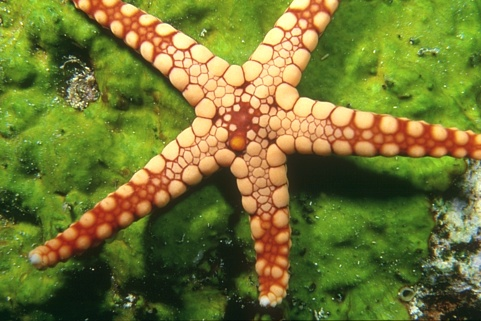
%> input picture SmartWindows/Matlab/12003.jpg, 481 x 321 px
$ octave --eval "mat3d(imread('12003.jpg'));"   (GNU Octave 9; MATLAB toolbox functions it lacks are replaced by stand-ins)
%> lines starting %> are read from the running program, lines starting %| are printed output that depends on the picture
function [] = mat3d( im )
%MAT3D Summary of this function goes here
%   Detailed explanation goes here

sz=size(im);
%> sz = [321 481 3]
ix=sz(1);
%> ix = 321
iy=sz(2);
%> iy = 481

% filter the image
h=fspecial('average',5);
filtim=imfilter(im,h);
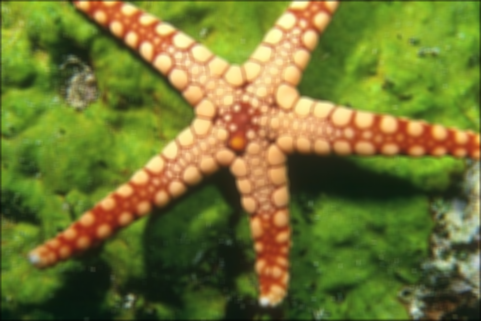
%> filtim: size 321x481x3 uint8; mean R, G, B 113.5, 118, 50

% create reference surface
img2 = imresize(im, 0.2);
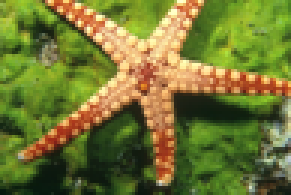
%> img2: size 65x97x3 uint8 (shown 3 times larger); mean R, G, B 114.1, 118.7, 50.3
[x, y] = meshgrid(size(img2));
% [x,y,z]=peaks(30);
if size(im, 3) == 1; z = im; else z = rgb2gray(im); end
%> after `z = rgb2gray(im)`:
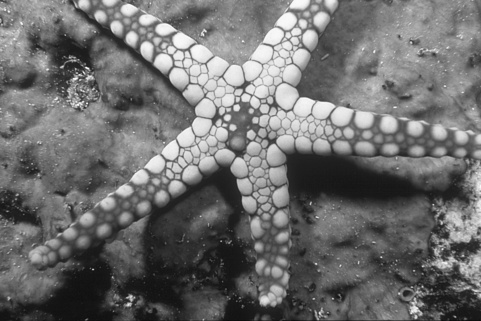
%> z: size 321x481 uint8; min 10, max 251, mean 109.5
sz=size(z);
%> sz = [321 481]
sx=sz(1);
%> sx = 321
sy=sz(2);
%> sy = 481

% scaling
xfkt=sx/ix;
%> xfkt = 1
yfkt=sy/iy;
%> yfkt = 1

% plot image on surface
warp(z,filtim)
%> (this line was passed over: warp is not available in this run)
hold on;

% compute isoline for red level
% and plot 1st isoline only
rlevel=0.84
[c,h]=contour(filtim(:,:,1),[rlevel]);
%> h = -39.77
idx=2:c(2,1);
%> idx = [2 3 4 5 6 7 8 9 10]
%> `mat3d(imread('12003.jpg'));`:
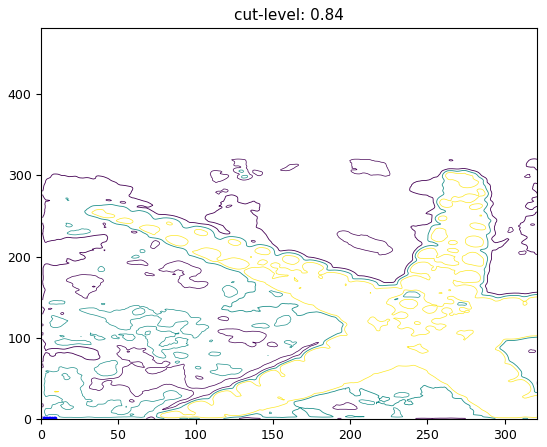
%> figure redrawn from the program's plot data
plot3(c(1,idx)*xfkt,c(2,idx)*yfkt,idx*0+5,'b.')
axis([0 sx 0 sy -10 10])
title(['cut-level: ' num2str(rlevel)])

end

$ run again, on SmartWindows/Matlab/15004.jpg
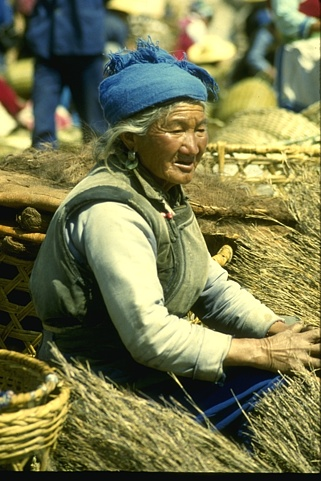
%> input picture SmartWindows/Matlab/15004.jpg, 321 x 481 px
%> in mat3d, `z = rgb2gray(im)`:
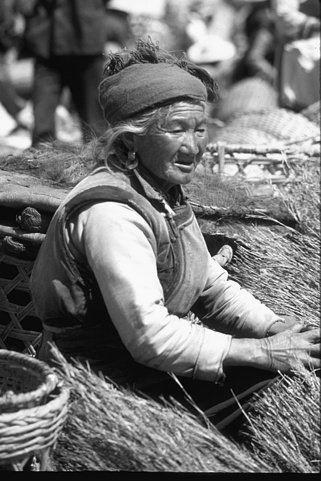
%> z: size 481x321 uint8; min 2, max 251, mean 113.9
%> h = -39.77
%> idx = 147 values from 2 to 148
%> `mat3d(imread('12003.jpg'));`:
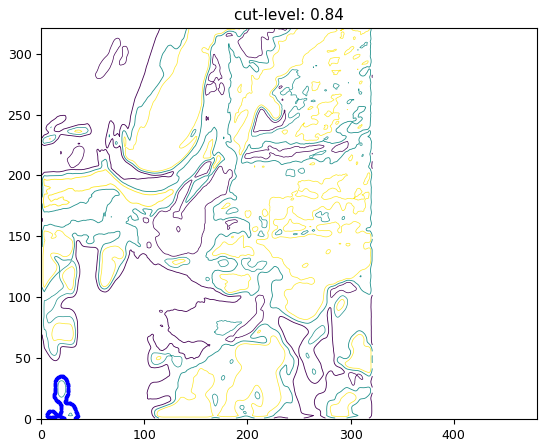
%> figure redrawn from the program's plot data

$ run again, on SmartWindows/Matlab/15088.jpg
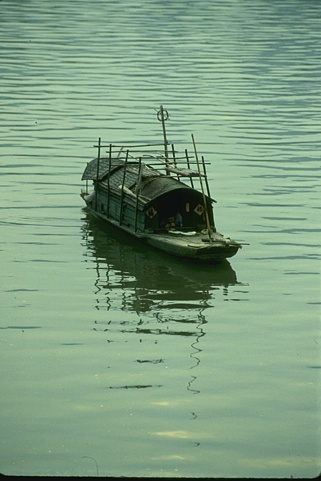
%> input picture SmartWindows/Matlab/15088.jpg, 321 x 481 px
%> in mat3d, `z = rgb2gray(im)`:
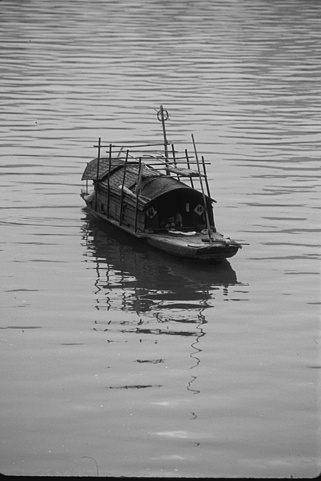
%> z: size 481x321 uint8; min 4, max 246, mean 145.5
%> h = -39.77
%> idx = 2
%> `mat3d(imread('12003.jpg'));`:
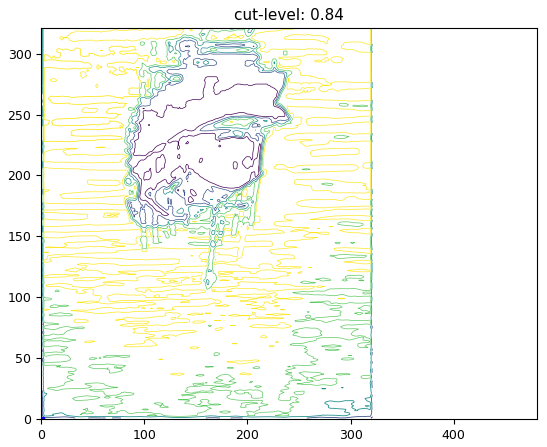
%> figure redrawn from the program's plot data
